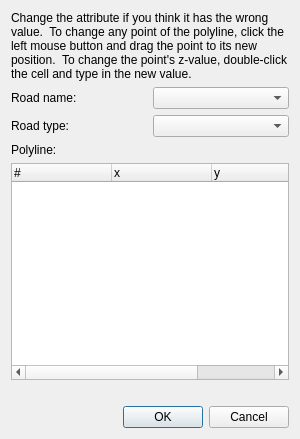
<?xml version="1.0" encoding="UTF-8"?>
<ui version="4.0">
 <class>edit_form</class>
 <widget class="QDialog" name="edit_form">
  <property name="geometry">
   <rect>
    <x>0</x>
    <y>0</y>
    <width>300</width>
    <height>439</height>
   </rect>
  </property>
  <property name="windowTitle">
   <string>Dialog</string>
  </property>
  <layout class="QVBoxLayout" name="verticalLayout">
   <item>
    <widget class="QLabel" name="label_2">
     <property name="text">
      <string>Change the attribute if you think it has the wrong value.  To change any point of the polyline, click the left mouse button and drag the point to its new position.  To change the point's z-value, double-click the cell and type in the new value.</string>
     </property>
     <property name="wordWrap">
      <bool>true</bool>
     </property>
    </widget>
   </item>
   <item>
    <layout class="QGridLayout" name="gridLayout">
     <item row="0" column="0">
      <widget class="QLabel" name="name_label">
       <property name="text">
        <string>Road name:</string>
       </property>
       <property name="buddy">
        <cstring>name_combo_box</cstring>
       </property>
      </widget>
     </item>
     <item row="0" column="1">
      <widget class="QComboBox" name="name_combo_box"/>
     </item>
     <item row="1" column="0">
      <widget class="QLabel" name="type_label">
       <property name="text">
        <string>Road type:</string>
       </property>
       <property name="buddy">
        <cstring>type_combo_box</cstring>
       </property>
      </widget>
     </item>
     <item row="1" column="1">
      <widget class="QComboBox" name="type_combo_box"/>
     </item>
     <item row="2" column="0">
      <widget class="QLabel" name="label">
       <property name="text">
        <string>Polyline:</string>
       </property>
      </widget>
     </item>
     <item row="3" column="0" colspan="2">
      <widget class="QTreeWidget" name="polyline_tree_widget">
       <property name="alternatingRowColors">
        <bool>true</bool>
       </property>
       <attribute name="headerStretchLastSection">
        <bool>false</bool>
       </attribute>
       <column>
        <property name="text">
         <string>#</string>
        </property>
       </column>
       <column>
        <property name="text">
         <string>x</string>
        </property>
       </column>
       <column>
        <property name="text">
         <string>y</string>
        </property>
       </column>
       <column>
        <property name="text">
         <string>z</string>
        </property>
        <property name="toolTip">
         <string>Double click on this cell and type in the new Z value.</string>
        </property>
        <property name="statusTip">
         <string>Double click on this cell and type in the new Z value.</string>
        </property>
       </column>
      </widget>
     </item>
    </layout>
   </item>
   <item>
    <widget class="QLabel" name="warning_label">
     <property name="text">
      <string/>
     </property>
     <property name="wordWrap">
      <bool>true</bool>
     </property>
    </widget>
   </item>
   <item>
    <widget class="QDialogButtonBox" name="button_box">
     <property name="orientation">
      <enum>Qt::Horizontal</enum>
     </property>
     <property name="standardButtons">
      <set>QDialogButtonBox::Cancel|QDialogButtonBox::Ok</set>
     </property>
    </widget>
   </item>
  </layout>
 </widget>
 <resources/>
 <connections>
  <connection>
   <sender>button_box</sender>
   <signal>accepted()</signal>
   <receiver>edit_form</receiver>
   <slot>accept()</slot>
   <hints>
    <hint type="sourcelabel">
     <x>248</x>
     <y>254</y>
    </hint>
    <hint type="destinationlabel">
     <x>157</x>
     <y>274</y>
    </hint>
   </hints>
  </connection>
  <connection>
   <sender>button_box</sender>
   <signal>rejected()</signal>
   <receiver>edit_form</receiver>
   <slot>reject()</slot>
   <hints>
    <hint type="sourcelabel">
     <x>316</x>
     <y>260</y>
    </hint>
    <hint type="destinationlabel">
     <x>286</x>
     <y>274</y>
    </hint>
   </hints>
  </connection>
 </connections>
</ui>
